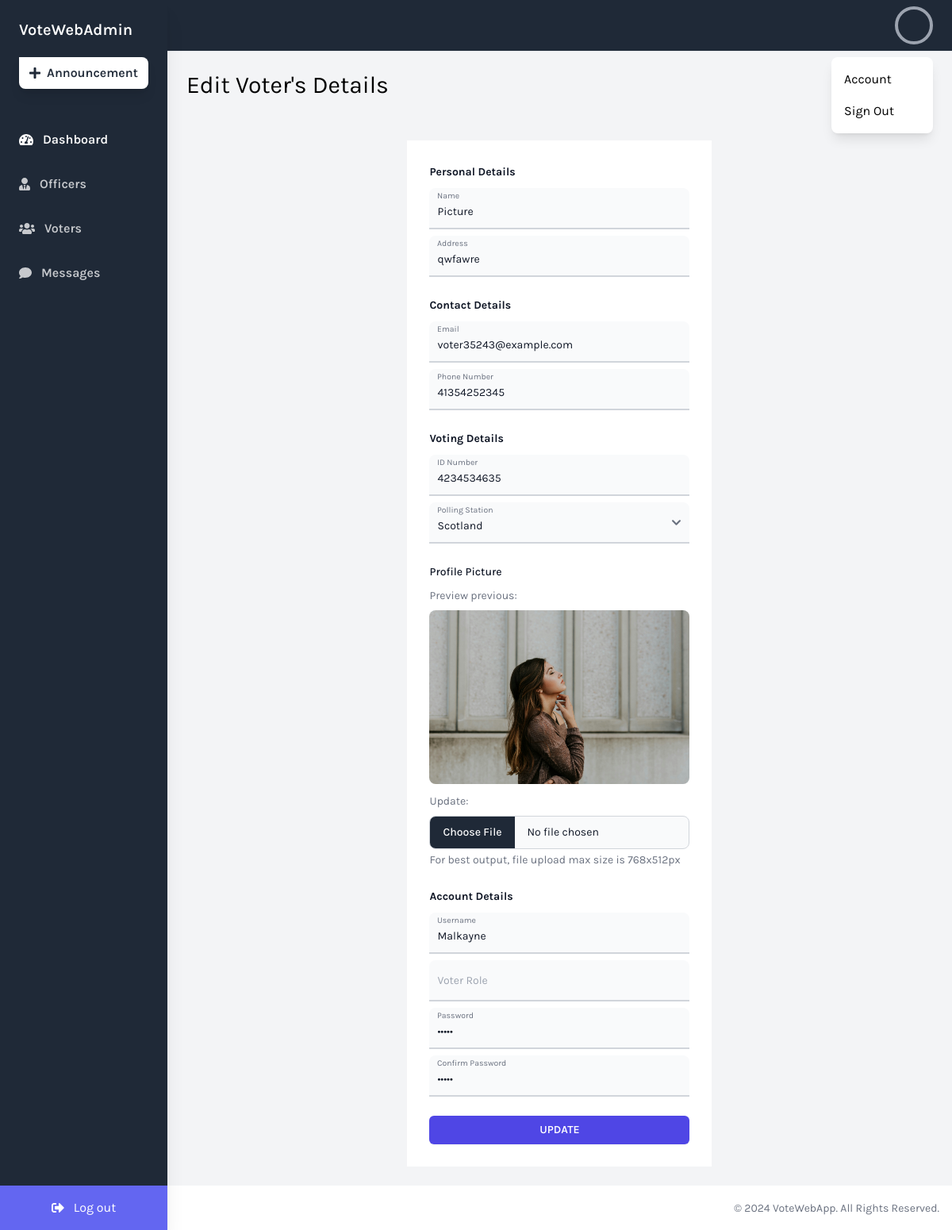
Page /admin/edit_voter.php?id=14 on the committed database.
### tables this page shows
CREATE TABLE `users` (
  `id` int(11) NOT NULL,
  `name` varchar(50) NOT NULL,
  `email` varchar(50) NOT NULL,
  `username` varchar(50) NOT NULL,
  `role` varchar(50) NOT NULL,
  `idno` varchar(50) NOT NULL,
  `pstation` varchar(50) NOT NULL,
  `phone` varchar(50) NOT NULL,
  `address` varchar(100) NOT NULL,
  `picture` varchar(200) NOT NULL DEFAULT 'product.jpg',
  `password` varchar(50) NOT NULL,
  `created_at` timestamp NOT NULL DEFAULT current_timestamp(),
  `updated_at` timestamp NOT NULL DEFAULT current_timestamp()
);

### admin/edit_voter.php (the view, shortened to what this page needs)
<?php
    include ('../config.php');
    $urlID = $_GET['id'];
    $uniqueVoter = mysqli_query($conn, "SELECT * FROM `users` WHERE (`id` = '$urlID') ");
    $unique = mysqli_fetch_array($uniqueVoter);
?>
<?php include("header.php"); ?>
<div class="w-full overflow-x-hidden border-t flex flex-col">
    <main class="w-full flex-grow p-6">
        <h1 class="text-3xl text-black pb-6">Edit Voter's Details</h1>
        <div class="mt-7 bg-white p-7 sm:mx-auto sm:w-full sm:max-w-sm">
          <form class="space-y-6" action="" method="POST" enctype="multipart/form-data">
            <div class="space-y-2">
                <h1 class="block text-sm font-medium leading-6 text-gray-900"><b>Personal Details</b></h1>
                <div class="relative">
                    <input type="text" name="name" id="name" value="<?= htmlspecialchars($unique['name']) ?>" class="block rounded-t-lg px-2.5 pb-2.5 pt-5 w-full text-sm text-gray-900 bg-gray-50 dark:bg-gray-700 border-0 border-b-2 border-gray-300 appearance-none dark:text-white dark:border-gray-600 dark:focus:border-blue-500 focus:outline-none focus:ring-0 focus:border-blue-600 peer" placeholder=" " />
                    <label for="name" class="absolute text-sm text-gray-500 dark:text-gray-400 duration-300 transform -translate-y-4 scale-75 top-4 z-10 origin-[0] start-2.5 peer-focus:text-blue-600 peer-focus:dark:text-blue-500 peer-placeholder-shown:scale-100 peer-placeholder-shown:translate-y-0 peer-focus:scale-75 peer-focus:-translate-y-4 rtl:peer-focus:translate-x-1/4 rtl:peer-focus:left-auto">Name</label>
                </div>
                <div class="relative">
                    <input type="text" name="address" id="address" value="<?= htmlspecialchars($unique['address']) ?>" class="block rounded-t-lg px-2.5 pb-2.5 pt-5 w-full text-sm text-gray-900 bg-gray-50 dark:bg-gray-700 border-0 border-b-2 border-gray-300 appearance-none dark:text-white dark:border-gray-600 dark:focus:border-blue-500 focus:outline-none focus:ring-0 focus:border-blue-600 peer" placeholder=" " />
                    <label for="address" class="absolute text-sm text-gray-500 dark:text-gray-400 duration-300 transform -translate-y-4 scale-75 top-4 z-10 origin-[0] start-2.5 peer-focus:text-blue-600 peer-focus:dark:text-blue-500 peer-placeholder-shown:scale-100 peer-placeholder-shown:translate-y-0 peer-focus:scale-75 peer-focus:-translate-y-4 rtl:peer-focus:translate-x-1/4 rtl:peer-focus:left-auto">Address</label>
                </div>
            </div>
            <div class="space-y-2">
                <h1 class="block text-sm font-medium leading-6 text-gray-900"><b>Contact Details</b></h1>
                <div class="relative">
                    <input type="email" name="email" id="email" value="<?= htmlspecialchars($unique['email']) ?>"  class="block rounded-t-lg px-2.5 pb-2.5 pt-5 w-full text-sm text-gray-900 bg-gray-50 dark:bg-gray-700 border-0 border-b-2 border-gray-300 appearance-none dark:text-white dark:border-gray-600 dark:focus:border-blue-500 focus:outline-none focus:ring-0 focus:border-blue-600 peer" placeholder=" " />
                    <label for="email" class="absolute text-sm text-gray-500 dark:text-gray-400 duration-300 transform -translate-y-4 scale-75 top-4 z-10 origin-[0] start-2.5 peer-focus:text-blue-600 peer-focus:dark:text-blue-500 peer-placeholder-shown:scale-100 peer-placeholder-shown:translate-y-0 peer-focus:scale-75 peer-focus:-translate-y-4 rtl:peer-focus:translate-x-1/4 rtl:peer-focus:left-auto">Email</label>
                </div>
                <div class="relative">
                    <input type="phone" name="phone" id="phone" value="<?= htmlspecialchars($unique['phone']) ?>"  class="block rounded-t-lg px-2.5 pb-2.5 pt-5 w-full text-sm text-gray-900 bg-gray-50 dark:bg-gray-700 border-0 border-b-2 border-gray-300 appearance-none dark:text-white dark:border-gray-600 dark:focus:border-blue-500 focus:outline-none focus:ring-0 focus:border-blue-600 peer" placeholder=" " />
                    <label for="phone" class="absolute text-sm text-gray-500 dark:text-gray-400 duration-300 transform -translate-y-4 scale-75 top-4 z-10 origin-[0] start-2.5 peer-focus:text-blue-600 peer-focus:dark:text-blue-500 peer-placeholder-shown:scale-100 peer-placeholder-shown:translate-y-0 peer-focus:scale-75 peer-focus:-translate-y-4 rtl:peer-focus:translate-x-1/4 rtl:peer-focus:left-auto">Phone Number</label>
                </div>
            </div>
            <div class="space-y-2">
                <h1 class="block text-sm font-medium leading-6 text-gray-900"><b>Voting Details</b></h1>
                <div class="relative">
                    <input type="number" name="idno" id="idno" value="<?= htmlspecialchars($unique['idno']) ?>"  class="block rounded-t-lg px-2.5 pb-2.5 pt-5 w-full text-sm text-gray-900 bg-gray-50 dark:bg-gray-700 border-0 border-b-2 border-gray-300 appearance-none dark:text-white dark:border-gray-600 dark:focus:border-blue-500 focus:outline-none focus:ring-0 focus:border-blue-600 peer" placeholder=" " maxlength="10" oninput="this.value=this.value.slice(0,10)" />
                    <label for="idno" class="absolute text-sm text-gray-500 dark:text-gray-400 duration-300 transform -translate-y-4 scale-75 top-4 z-10 origin-[0] start-2.5 peer-focus:text-blue-600 peer-focus:dark:text-blue-500 peer-placeholder-shown:scale-100 peer-placeholder-shown:translate-y-0 peer-focus:scale-75 peer-focus:-translate-y-4 rtl:peer-focus:translate-x-1/4 rtl:peer-focus:left-auto">ID Number</label>
                </div>
                <div class="relative">
                    <select name="pstation" id="pstation" class="block rounded-t-lg px-2.5 pb-2.5 pt-5 w-full text-sm text-gray-900 bg-gray-50 dark:bg-gray-700 border-0 border-b-2 border-gray-300 appearance-none dark:text-white dark:border-gray-600 dark:focus:border-blue-500 focus:outline-none focus:ring-0 focus:border-blue-600 peer">
                        <option value="Scotland">Scotland</option>
                    </select>
                    <label for="pstation" class="absolute text-sm text-gray-500 dark:text-gray-400 duration-300 transform -translate-y-4 scale-75 top-4 z-10 origin-[0] start-2.5 peer-focus:text-blue-600 peer-focus:dark:text-blue-500 peer-placeholder-shown:scale-100 peer-placeholder-shown:translate-y-0 peer-focus:scale-75 peer-focus:-translate-y-4 rtl:peer-focus:translate-x-1/4 rtl:peer-focus:left-auto">Polling Station</label>
                </div>
            </div>
            <div class="space-y-2">
                <h1 class="block text-sm font-medium leading-6 text-gray-900">Profile Picture</h1>
                <div class="relative">
                    <p class="text-sm text-gray-500 mb-2">Preview previous:</p>
                    <div class="aspect-h-2 aspect-w-3 overflow-hidden rounded-lg mb-3">
                    <img src="../uploads/voters/<?= $unique['picture'] ?>" width="300" alt="Default DP" class="h-full w-full object-cover object-center">
                    </div>
                    <p class="text-sm text-gray-500 mb-2">Update:</p>
                    <input class="block w-full text-sm text-gray-900 border border-gray-300 rounded-lg cursor-pointer bg-gray-50 dark:text-gray-400 focus:outline-none dark:bg-gray-700 dark:border-gray-600 dark:placeholder-gray-400" aria-describedby="user_avatar_help" id="user_avatar" name="picture" type="file">
                    <div class="mt-1 text-sm text-gray-500 dark:text-gray-300" id="user_avatar_help">For best output, file upload max size is 768x512px</div>
                </div>
            </div>
            <div class="space-y-2">
                <h1 class="block text-sm font-medium leading-6 text-gray-900"><b>Account Details</b></h1>
                <div class="relative">
                    <input type="text" name="username" id="username" value="<?= htmlspecialchars($unique['username']) ?>" class="block rounded-t-lg px-2.5 pb-2.5 pt-5 w-full text-sm text-gray-900 bg-gray-50 dark:bg-gray-700 border-0 border-b-2 border-gray-300 appearance-none dark:text-white dark:border-gray-600 dark:focus:border-blue-500 focus:outline-none focus:ring-0 focus:border-blue-600 peer" placeholder=" " />
                    <label for="username" class="absolute text-sm text-gray-500 dark:text-gray-400 duration-300 transform -translate-y-4 scale-75 top-4 z-10 origin-[0] start-2.5 peer-focus:text-blue-600 peer-focus:dark:text-blue-500 peer-placeholder-shown:scale-100 peer-placeholder-shown:translate-y-0 peer-focus:scale-75 peer-focus:-translate-y-4 rtl:peer-focus:translate-x-1/4 rtl:peer-focus:left-auto">Username</label>
                </div>
                <div class="relative">
                    <input type="text" id="role" class="block rounded-t-lg px-2.5 pb-2.5 pt-5 w-full text-sm text-gray-900 bg-gray-50 dark:bg-gray-700 border-0 border-b-2 border-gray-300 appearance-none dark:text-white dark:border-gray-600 dark:focus:border-blue-500 focus:outline-none focus:ring-0 focus:border-blue-600 peer" placeholder=" " disabled />
                    <label for="role" class="absolute text-sm text-gray-400 dark:text-gray-500 duration-300 transform -translate-y-4 scale-75 top-4 z-10 origin-[0] start-2.5 peer-focus:text-blue-600 peer-focus:dark:text-blue-500 peer-placeholder-shown:scale-100 peer-placeholder-shown:translate-y-0 peer-focus:scale-75 peer-focus:-translate-y-4 rtl:peer-focus:translate-x-1/4 rtl:peer-focus:left-auto">Voter Role</label>
                </div>
                <div class="relative">
                    <input type="password" name="password" id="password" value="<?= htmlspecialchars($unique['password']) ?>" class="block rounded-t-lg px-2.5 pb-2.5 pt-5 w-full text-sm text-gray-900 bg-gray-50 dark:bg-gray-700 border-0 border-b-2 border-gray-300 appearance-none dark:text-white dark:border-gray-600 dark:focus:border-blue-500 focus:outline-none focus:ring-0 focus:border-blue-600 peer" placeholder=" " />
                    <label for="password" class="absolute text-sm text-gray-500 dark:text-gray-400 duration-300 transform -translate-y-4 scale-75 top-4 z-10 origin-[0] start-2.5 peer-focus:text-blue-600 peer-focus:dark:text-blue-500 peer-placeholder-shown:scale-100 peer-placeholder-shown:translate-y-0 peer-focus:scale-75 peer-focus:-translate-y-4 rtl:peer-focus:translate-x-1/4 rtl:peer-focus:left-auto">Password</label>
                </div>
                <div class="relative">
                    <input type="password" name="cpassword" id="cpassword" value="<?= htmlspecialchars($unique['password']) ?>" class="block rounded-t-lg px-2.5 pb-2.5 pt-5 w-full text-sm text-gray-900 bg-gray-50 dark:bg-gray-700 border-0 border-b-2 border-gray-300 appearance-none dark:text-white dark:border-gray-600 dark:focus:border-blue-500 focus:outline-none focus:ring-0 focus:border-blue-600 peer" placeholder=" " />
                    <label for="cpassword" class="absolute text-sm text-gray-500 dark:text-gray-400 duration-300 transform -translate-y-4 scale-75 top-4 z-10 origin-[0] start-2.5 peer-focus:text-blue-600 peer-focus:dark:text-blue-500 peer-placeholder-shown:scale-100 peer-placeholder-shown:translate-y-0 peer-focus:scale-75 peer-focus:-translate-y-4 rtl:peer-focus:translate-x-1/4 rtl:peer-focus:left-auto">Confirm Password</label>
                </div>
            </div>
            <div>
                <button type="submit" name="submit" class="flex w-full justify-center rounded-md bg-indigo-600 px-3 py-1.5 text-sm font-semibold leading-6 text-white shadow-sm hover:bg-indigo-500 focus-visible:outline focus-visible:outline-2 focus-visible:outline-offset-2 focus-visible:outline-indigo-600">UPDATE</button>
            </div>
          </form>
        </div>
    </main>
<?php include("footer.php"); ?>

### admin/header.php (style rules this page uses)
.font-family-karla { font-family: karla; }

### rows in the picture
users: name "Picture", address "qwfawre", email "voter35243@example.com", phone "41354252345", idno "4234534635", picture (picture), username "Malkayne"
